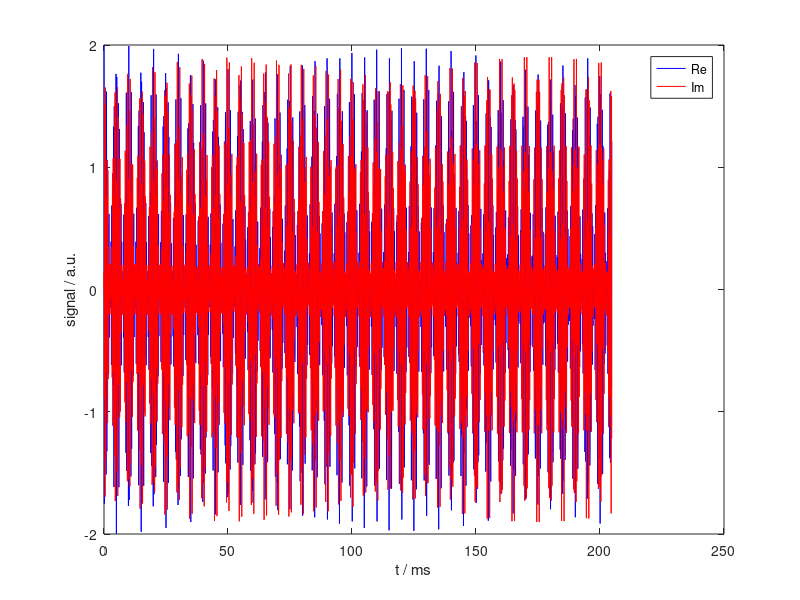
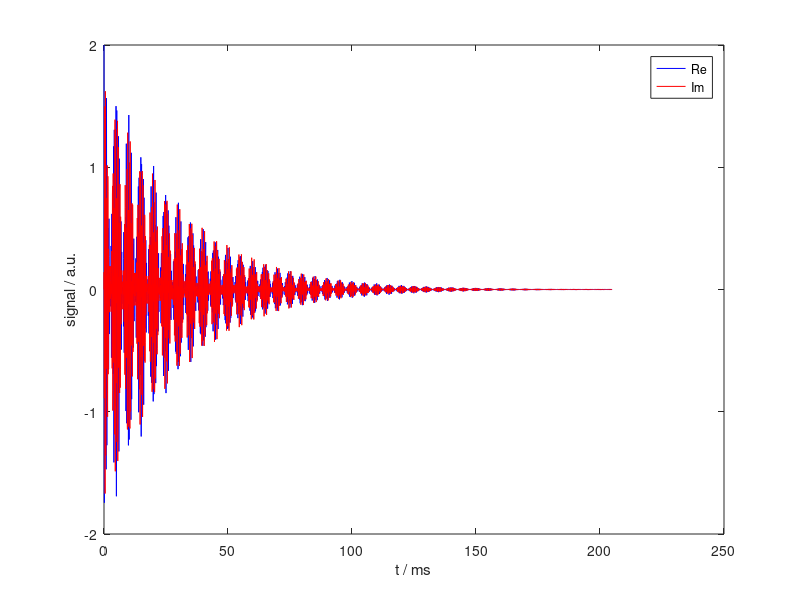
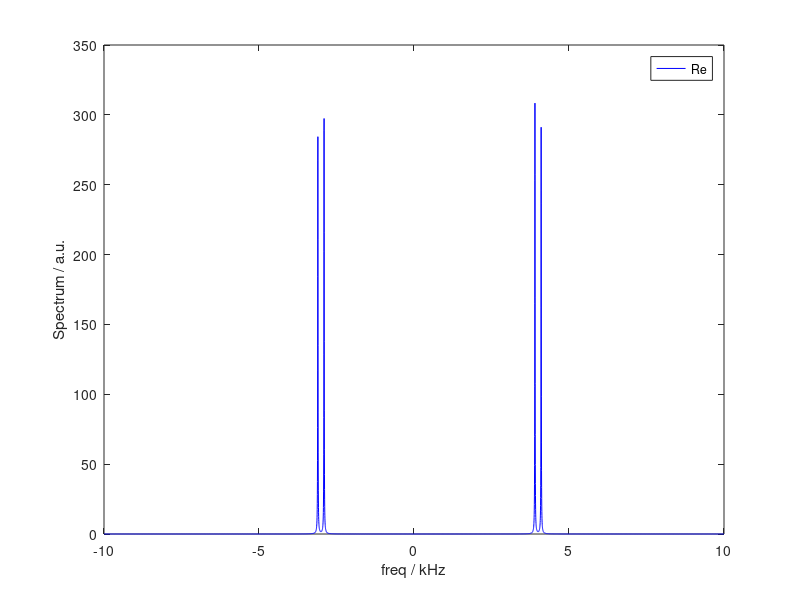

The MATLAB script that drew these images, in order:
%% simple one-spin pulse acquire simulation and signal processing
% Note: everything in SI units for clarity, frequncies in linear
% frequencies!


%% 1) clear workspace and close all figures
clear, close all

%% 2) build spin operator matrices
Ix = 1/2*[0 1; 1 0];
Iy = 1/2*[0 -1i; 1i 0];
Iz = 1/2*[1 0; 0 -1];
E  = eye(2);

%construct spin operators in two-spin basis
I1x = kron(Ix,E);
I2x = kron(E,Ix);
I1y = kron(Iy,E);
I2y = kron(E,Iy);
I1z = kron(Iz,E);
I2z = kron(E,Iz);

%% 3) set Hamiltonian parameters and build the matrix
offset1 = 4e3; % offset 1
offset2 = -3e3; % offset 2
J = 200;


H0 = offset1*I1z + offset2*I2z + J*(I1x*I2x + I1y*I2y + I1z*I2z);


%% 4) set simulation parameters
rho0 = I1z+I2z; % starting density operator
pulseOp = (I1y + I2y); % pulse operator
detOp = (I1x+I2x)+1i*(I1y+I2y) ; % detection operator

dt = 50e-6; % sampling step, "dwell time"
nPoints = 4096; % length of acquisition
t = (0:dt:(nPoints-1)*dt); % time vector

sig = zeros(1,nPoints); % pre-allocation of signal vector

%% 5) acutal simulation

rho=rho0;

% apply pulse propagator to initial density operator
Upulse = expm(-1i*pi/2*pulseOp);
rho = Upulse*rho*Upulse';

% build propagator of free evolution, and acquire
U0 = expm(-1i*2*pi*H0*dt);
for it = 1:nPoints
   sig(it)= trace(detOp*rho); % detect
   rho = U0*rho*U0'; % propagation
end

%% plot real and imaginary part
figure(1)
title('raw signal')
clf
hold on
plot(t*1e3,real(sig),'b');
plot(t*1e3,imag(sig),'r');
xlabel('t / ms')
ylabel('signal / a.u.')
box on
legend('Re','Im')

%% apodize, i.e. multiply with window function
twin = 30e-3; %apodization parameter
win = exp(-t/twin);

%apply window to signal
sig_apo = sig.*win;

figure(2)
title('apodized signal')
clf
hold on
plot(t*1e3,real(sig_apo),'b');
plot(t*1e3,imag(sig_apo),'r');
xlabel('t / ms')
ylabel('signal / a.u.')
box on
legend('Re','Im')

%% Fourier transform with Zero-filling, construction of frequency vector

%fft with zerofilling two twice the original points
sig_apo(1)=sig_apo(1)/2;
spec = fftshift(fft(sig_apo,2*nPoints));

%frequency vector
N=numel(spec);
nyqFreq = 1/(2*dt);
unitAxis = 2/N * ((0:N-1)-fix(N/2));
freq = nyqFreq * unitAxis;

figure(3)
title('spectrum')
clf
hold on
plot(freq/1e3,real(spec),'b');
xlabel('freq / kHz')
ylabel('Spectrum / a.u.')
box on
legend('Re','Im','Abs')
